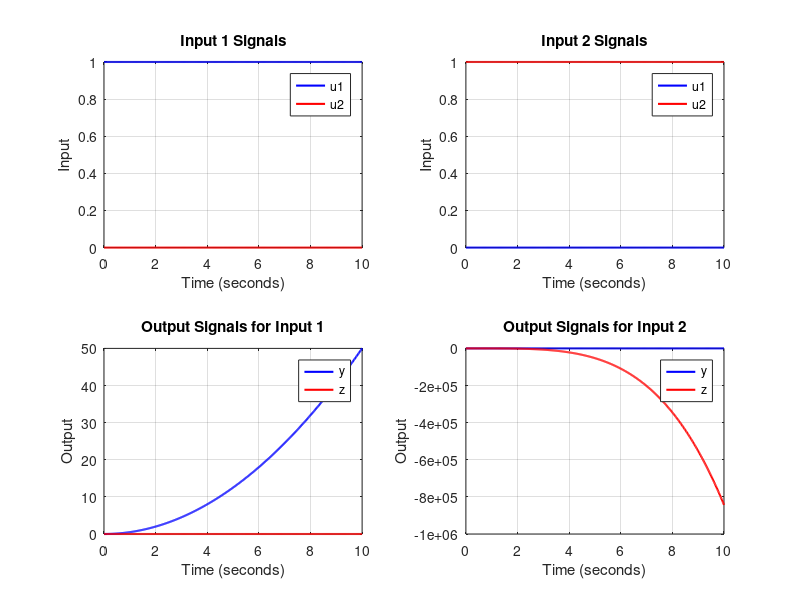

MATLAB code to generate this figure: (Note: this script raises an error after producing the figure.)
% Constants
g = 9.81;
i_x = 4.85e-3;

% Define the state-space matrices A, B, C, D
A = [0 0 0 0 0 -g;
     0 0 0 0 0 0;
     0 0 0 0 0 0;
     1 0 0 0 0 0;
     0 1 0 0 0 0;
     0 0 1 0 0 0];

B = [0 0;
     1 0;
     0 1/i_x;
     0 0;
     0 0;
     0 0];

C = [0 0 0 0 1 0;
     0 0 0 1 0 0];

D = [0 0;
     0 0];

% Create the state-space system
sys = ss(A, B, C, D);

% Time vector
t = 0:0.02:10; % Simulation time from 0 to 10 seconds

% Define input signals
u1_in = [ones(size(t)); % Step input for u1
         zeros(size(t))]; % Zero input for u2

u2_in = [zeros(size(t)); % Zero input for u1
         ones(size(t))]; % Step input for u2

% Simulate the system's response to each input
[y_out_1, ~, ~] = lsim(sys, u1_in, t); % Output response to input u1_in
[y_out_2, ~, ~] = lsim(sys, u2_in, t); % Output response to input u2_in

% Plotting
figure;

% Plot for input signals
subplot(2, 2, 1);
plot(t, u1_in(1,:), 'b', 'LineWidth', 1.5); % Plot u1
hold on;
plot(t, u1_in(2,:), 'r', 'LineWidth', 1.5); % Plot u2
title('Input 1 Signals');
xlabel('Time (seconds)');
ylabel('Input');
legend('u1', 'u2');
grid on;

subplot(2, 2, 2);
plot(t, u2_in(1,:), 'b', 'LineWidth', 1.5); % Plot u1
hold on;
plot(t, u2_in(2,:), 'r', 'LineWidth', 1.5); % Plot u2
title('Input 2 Signals');
xlabel('Time (seconds)');
ylabel('Input');
legend('u1', 'u2');
grid on;

% Plot for output signals
subplot(2, 2, 3);
plot(t, y_out_1(:,1), 'b', 'LineWidth', 1.5); % Output y to u1
hold on;
plot(t, y_out_1(:,2), 'r', 'LineWidth', 1.5); % Output z to u1
title('Output Signals for Input 1');
xlabel('Time (seconds)');
ylabel('Output');
legend('y', 'z');
grid on;

subplot(2, 2, 4);
plot(t, y_out_2(:,1), 'b', 'LineWidth', 1.5); % Output y to u2
hold on;
plot(t, y_out_2(:,2), 'r', 'LineWidth', 1.5); % Output z to u2
title('Output Signals for Input 2');
xlabel('Time (seconds)');
ylabel('Output');
legend('y', 'z');
grid on;

% Adjust figure
sgtitle('System Response to Inputs');
